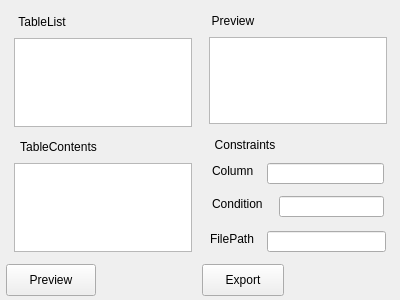
<?xml version="1.0" encoding="UTF-8"?>
<ui version="4.0">
 <class>ExportWindow</class>
 <widget class="QWidget" name="ExportWindow">
  <property name="geometry">
   <rect>
    <x>0</x>
    <y>0</y>
    <width>400</width>
    <height>300</height>
   </rect>
  </property>
  <property name="windowTitle">
   <string>Form</string>
  </property>
  <widget class="QPushButton" name="Export">
   <property name="geometry">
    <rect>
     <x>202</x>
     <y>264</y>
     <width>82</width>
     <height>32</height>
    </rect>
   </property>
   <property name="text">
    <string>Export</string>
   </property>
  </widget>
  <widget class="QPushButton" name="Preview">
   <property name="geometry">
    <rect>
     <x>6</x>
     <y>264</y>
     <width>90</width>
     <height>32</height>
    </rect>
   </property>
   <property name="text">
    <string>Preview</string>
   </property>
  </widget>
  <widget class="QLabel" name="label_2">
   <property name="geometry">
    <rect>
     <x>210</x>
     <y>137</y>
     <width>70</width>
     <height>16</height>
    </rect>
   </property>
   <property name="text">
    <string>Constraints</string>
   </property>
   <property name="alignment">
    <set>Qt::AlignCenter</set>
   </property>
  </widget>
  <widget class="QLabel" name="label_6">
   <property name="geometry">
    <rect>
     <x>212</x>
     <y>196</y>
     <width>59</width>
     <height>16</height>
    </rect>
   </property>
   <property name="text">
    <string>Condition</string>
   </property>
  </widget>
  <widget class="QLineEdit" name="ConditionEdit">
   <property name="geometry">
    <rect>
     <x>279</x>
     <y>196</y>
     <width>105</width>
     <height>21</height>
    </rect>
   </property>
  </widget>
  <widget class="QListWidget" name="listWidget">
   <property name="geometry">
    <rect>
     <x>14</x>
     <y>38</y>
     <width>178</width>
     <height>89</height>
    </rect>
   </property>
  </widget>
  <widget class="QLabel" name="label">
   <property name="geometry">
    <rect>
     <x>14</x>
     <y>14</y>
     <width>56</width>
     <height>16</height>
    </rect>
   </property>
   <property name="text">
    <string>TableList</string>
   </property>
   <property name="alignment">
    <set>Qt::AlignCenter</set>
   </property>
  </widget>
  <widget class="QTextEdit" name="TableContentView">
   <property name="geometry">
    <rect>
     <x>14</x>
     <y>163</y>
     <width>178</width>
     <height>89</height>
    </rect>
   </property>
  </widget>
  <widget class="QLabel" name="label_3">
   <property name="geometry">
    <rect>
     <x>14</x>
     <y>139</y>
     <width>89</width>
     <height>16</height>
    </rect>
   </property>
   <property name="text">
    <string>TableContents</string>
   </property>
   <property name="alignment">
    <set>Qt::AlignCenter</set>
   </property>
  </widget>
  <widget class="QLineEdit" name="ColumnEdit">
   <property name="geometry">
    <rect>
     <x>267</x>
     <y>163</y>
     <width>117</width>
     <height>21</height>
    </rect>
   </property>
  </widget>
  <widget class="QLabel" name="label_5">
   <property name="geometry">
    <rect>
     <x>212</x>
     <y>163</y>
     <width>47</width>
     <height>16</height>
    </rect>
   </property>
   <property name="text">
    <string>Column</string>
   </property>
  </widget>
  <widget class="QTextEdit" name="TableExportView">
   <property name="geometry">
    <rect>
     <x>209</x>
     <y>37</y>
     <width>178</width>
     <height>87</height>
    </rect>
   </property>
  </widget>
  <widget class="QLabel" name="label_4">
   <property name="geometry">
    <rect>
     <x>209</x>
     <y>13</y>
     <width>48</width>
     <height>16</height>
    </rect>
   </property>
   <property name="text">
    <string>Preview</string>
   </property>
   <property name="alignment">
    <set>Qt::AlignCenter</set>
   </property>
  </widget>
  <widget class="QLineEdit" name="FilePath">
   <property name="geometry">
    <rect>
     <x>267</x>
     <y>231</y>
     <width>119</width>
     <height>21</height>
    </rect>
   </property>
  </widget>
  <widget class="QLabel" name="label_7">
   <property name="geometry">
    <rect>
     <x>210</x>
     <y>231</y>
     <width>49</width>
     <height>16</height>
    </rect>
   </property>
   <property name="text">
    <string>FilePath</string>
   </property>
  </widget>
 </widget>
 <resources/>
 <connections/>
</ui>
